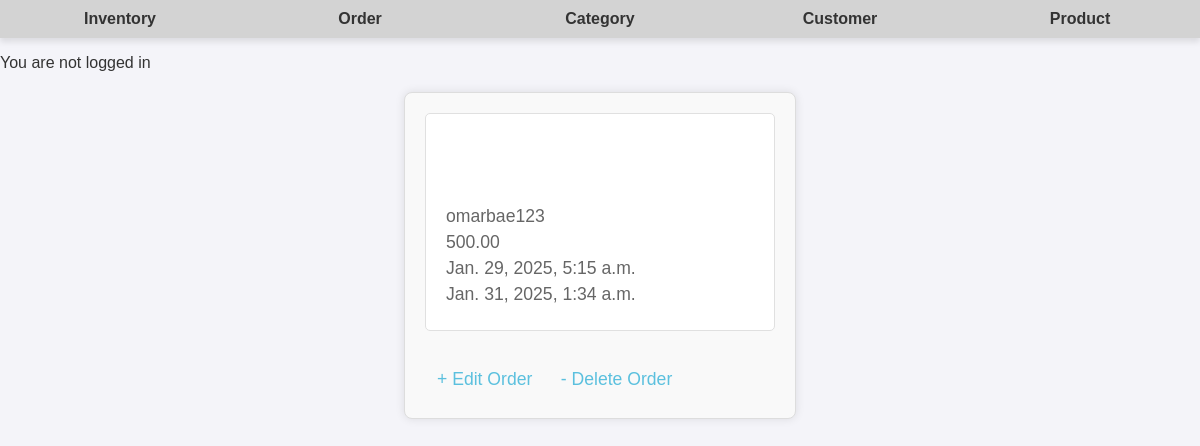
Page /order/4/ on the committed database.
### app/models.py (models this page shows, shortened)
class Order(models.Model):
    customer = models.ForeignKey("auth.User", on_delete=models.CASCADE)
    product = models.ManyToManyField(Product)
    total_amount = models.DecimalField(max_digits=10, decimal_places=2)
    created_at = models.DateTimeField(auto_now_add=True)
    updated_at = models.DateTimeField(auto_now=True)

### app/views.py (the view)
# urls.py: path('order/<int:pk>/', OrderDetailView.as_view(), name='order_detail'),
class OrderDetailView(DetailView):
    model = Order
    context_object_name = 'order'
    template_name = 'app/order_detail.html'

### app/templates/app/order_detail.html (shortened to what this page needs)
{% extends 'app/base.html' %}
{% load static %}
{% block content %}
<div class="order-container">
    <div class="order">
        <h2><a href="">{{ customer.name }}</a></h2>
        <p>{{ order.customer }}</p>
        <p>{{ order.total_amount }}</p>
        <p>{{ order.created_at }}</p>
        <p>{{ order.updated_at }}</p>
    </div>
    <a href="{% url 'order_update' order.pk %}">+ Edit Order</a>
    <a href="{% url 'order_delete' order.pk %}">- Delete Order</a>
</div>
{% endblock content %}

### static/css/base.css (style rules this page uses)
body { font-family: Arial, sans-serif; margin: 0; padding: 0; background-color: #f4f4f9; color: #333; }
h2 { margin-bottom: 20px; color: #333; }
.order-container { background-color: #ffffff; padding: 20px; border-radius: 8px; box-shadow: 0 0 10px rgba(0, 0, 0, 0.1); width: 350px; margin: 20px auto; }
.order-container .order { border: 1px solid #ddd; padding: 15px; border-radius: 5px; background: #f9f9f9; }
.order-container h2 a { text-decoration: none; color: #007bff; font-size: 20px; }
.order-container p { margin: 5px 0; font-size: 14px; color: #333; }
.order-container a { display: inline-block; margin-top: 10px; padding: 8px 12px; border-radius: 4px; text-decoration: none; font-size: 14px; transition: background 0.3s; }
.order-container { padding: 20px; background-color: #f9f9f9; border: 1px solid #ddd; }
.order-container .order { background-color: #fff; padding: 20px; border: 1px solid #e0e0e0; border-radius: 5px; margin-bottom: 20px; }
.order-container .order h2 { font-size: 1.5em; color: #333; }
.order-container .order p { font-size: 1.1em; color: #666; margin: 5px 0; }
.order-container a { display: inline-block; margin-top: 10px; font-size: 1.1em; color: #5bc0de; text-decoration: none; }

### rows in the picture
Order: customer "omarbae123", total_amount "500.00", created_at "Jan. 29, 2025, 5:15 a.m.", updated_at "Jan. 31, 2025, 1:34 a.m."
